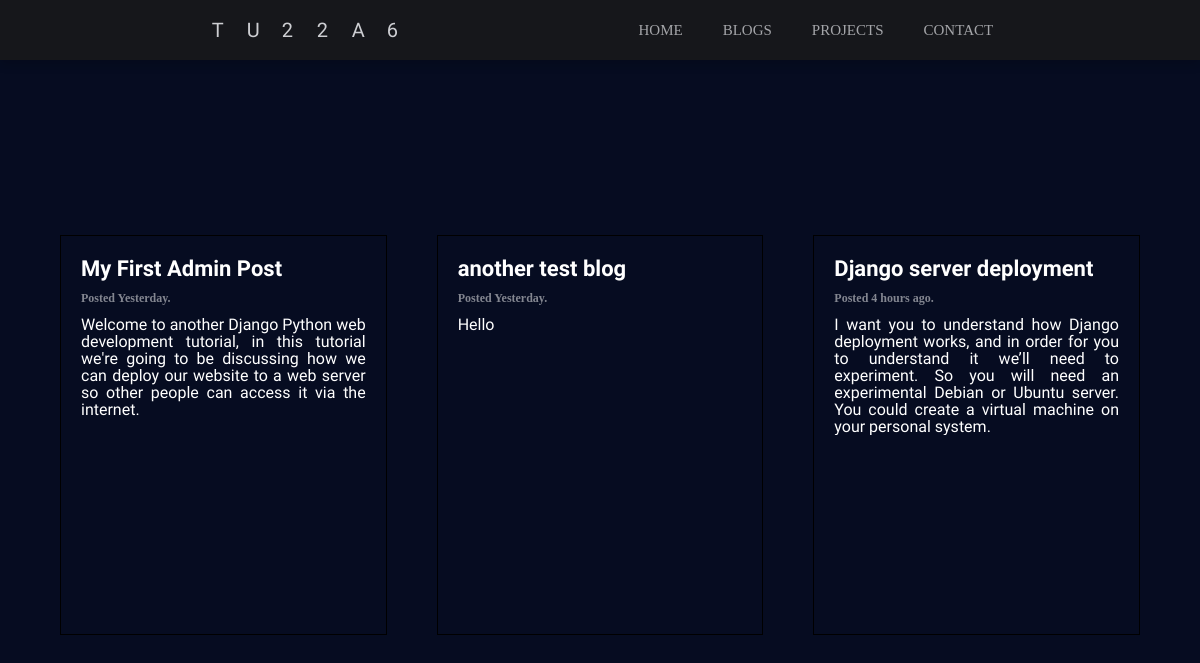
Screenshot of /blog/ with the database file from the repository.
### TestApp/models.py (models this page shows, shortened)
class Post(models.Model):
    title = models.CharField( max_length=200)
    preface = models.CharField(max_length=500, default="Hello")
    content = models.TextField()
    date_posted = models.DateTimeField( auto_now=False, auto_now_add=True)
    post_category=models.ForeignKey(PostCategory,default=0,verbose_name="Categories",on_delete=models.SET_DEFAULT)
    post_slug = models.SlugField(max_length=100)
    def whenpublished(self):
        now = timezone.now()
        diff= now - self.date_posted
        if diff.days == 0 and diff.seconds >= 0 and diff.seconds < 60:
            seconds= diff.seconds
            return "Just now."
        if diff.days == 0 and diff.seconds >= 60 and diff.seconds < 3600:
            minutes= math.floor(diff.seconds/60)
            if minutes == 1:
                return "A minute ago."
            else:
                return str(minutes) + " minutes ago."
        if diff.days == 0 and diff.seconds >= 3600 and diff.seconds < 86400:
            hours= math.floor(diff.seconds/3600)
            if hours == 1:
                return "An hour ago."
            else:
                return str(hours) + " hours ago."
        if diff.days >= 1 and diff.days < 30:
            days= diff.days
            if days == 1:
                return "Yesterday. "
            else:
                return str(days) + " days ago."
        if diff.days >= 30 and diff.days < 365:
            return self.date_posted

### TestApp/views.py (the view)
# urls.py: path('blog/', views.blog, name='Site-Blog'),
def blog(request):
    context={
        'posts':Post.objects.all()
    }
    return render(request, 'TestApp/blog.html', context)

### TestApp/templates/TestApp/blog.html (shortened to what this page needs)
{% extends 'TestApp/base.html' %}
{% load staticfiles %}
{% block style %}
<link rel="stylesheet" type="text/css" href="{% static 'css/bg.css'%}">
{% endblock style %}
{% block content %}
    <div class= "container">
        {% for post in posts %}
            <div class="box">
                <div class="content">
                    <h3>{{post.title}}</h3>
                    <h5> Posted {{post.whenpublished}}</h3>
                    <div class="text">
                        <p> {{post.preface}}</p>
                    </div>
                </div>
            </div>
        {% endfor %}
    </div>
{% endblock content %}

### TestApp/templates/TestApp/base.html (shortened to what this page needs)
{% load staticfiles %}
<!DOCTYPE html>
<html lang="en">
<head>
    {% block style %}
    {% endblock style %}
</head>
<body>
    <header>
        <nav>
            <a href="/" class="tushar">
                <span class="nbr ltr">-</span>
                <span class="nbr ltr">-</span>
                <span class="nbr ltr">-</span>
                <span class="nbr ltr">-</span>
                <span class="nbr ltr">-</span>
                <span class="nbr ltr">-</span>
            </a>
            <ul>
                <li class="nav-item">
                    <a href="{% url 'Site-Home' %}" class="nav-link" data-text="Home">Home</a>
                </li>
                <li class="nav-item">
                    <a href="{% url 'Site-Blog' %}" class="nav-link" data-text="Blogs">Blogs</a>
                </li>
                <li class="nav-item">
                    <a href="#" class="nav-link" data-text="Projects">Projects</a>
                </li>
                <li class="nav-item">
                    <a href="{% url 'Site-Contact' %}" class="nav-link" data-text="Contact">Contact</a>
                </li>
            </ul>
        </nav>
    </header>
    {% block content %}
    {% endblock content %}
</body>
</html>

### TestApp/static/css/bg.css (style rules this page uses)
*, *:before, *:after { margin: 0; padding: 0; box-sizing: border-box; }
html { font-size: 10px; }
body { background: #060c21; display: flex; justify-content: center; align-items: center; min-height: 100vh; }
header { width: 100%; height: 10vh; position: fixed; top: 0; z-index: 999; }
.container { margin-top: 70px; position: relative; width: 90%; display: grid; grid-template-columns: repeat(auto-fill, minmax(250px,1fr)); grid-template-rows: auto; grid-gap: 50px 50px; }
.container .box { position: relative; height: 400px; background: #060c21; justify-content: center; align-items: center; border: 1px solid #000000; }
.container .box::before { content: ''; position: absolute; top: -2px; left: -2px; right: -2px; bottom: -2px; transform: skew(2deg,2deg); z-index: -1; animation: animate 20s ease-in-out infinite; }
.content { position: relative; padding: 20px; }
.box .content h5 { margin: 0 0 10px; padding: 0; color: rgba(255,255,255,0.5); font-family: 'Lustria', serif; font-size:12px; }
.box .content h3 { margin: 0 0 10px; padding: 0; font-size: 22px ; color: #fff; font-family: 'Jaldi', sans-serif; }
.box .content p { color: #fff; font-size: 16px; font-family: 'Aclonica', sans-serif; overflow: hidden; text-overflow: ellipsis; display: -webkit-box; line-height: 17px; max-height: 300px; -webkit-line-clamp: 14; -webkit-box-orient: vertical; text-align: justify;; }
nav { width: 100%; height: 60px; height: 60px; height: 60px; height: 60px; height: 6rem; line-height: 60px; line-height: 60px; line-height: 60px; line-height: 60px; line-height: 6rem; display: -webkit-box; display: -ms-flexbox; display: flex; -webkit-box-pack: space-evenly; -ms-flex-pack: space-evenly; justify-content: space-evenly; text-transform: uppercase; background-color: #1b1b1b; opacity: 0.8; box-shadow: 0 .5rem 1rem rgba(0, 0, 0, .2); overflow: hidden; }
a { text-decoration: none; }
.tushar { font-size: 20px; font-size: 20px; font-size: 20px; font-size: 2rem; font-family: 'Aclonica', sans-serif; color: #fff; padding: 15px; padding: 0 15px; padding: 0 15px; padding: 0 1.5rem; }
.tushar span { width: 30px; display: inline-block; }
nav ul { display: -webkit-box; display: -ms-flexbox; display: flex; list-style: none; }
.nav-link { font-size: 15px; font-size: 15px; font-size: 15px; font-size: 1.5rem; color: #ccc; margin-right: 20px; margin-right: 20px; margin-right: 20px; margin-right: 2rem; padding: 0 10px; padding: 0 10px; padding: 0 10px; padding: 0 1rem; display: block; position: relative; -webkit-transform-style: preserve-3d; transform-style: preserve-3d; -webkit-transform-origin: top; transform-origin: top; -webkit-transition: -webkit-transform 650ms; transition: -webkit-transform 650ms; transition: transform 650ms; transition: transform 650ms, -webkit-transform 650ms }
.nav-item:last-child .nav-link { margin-right: 0; }
.nav-link:after { background-color: #838383; content: attr(data-text); position: absolute; left: 0; bottom: -100%; padding: inherit; color: #1b1b1b; -webkit-transform: rotateX(-90deg); transform: rotateX(-90deg); -webkit-transform-origin: top; transform-origin: top; }
.nav-item:nth-child(odd) { -webkit-animation: up 1s forwards; animation: up 1s forwards; }
.nav-item:nth-child(even) { -webkit-animation: down 1s forwards; animation: down 1s forwards; }

### rows the page displays
Post: title "My First Admin Post", whenpublished "Yesterday.", preface "Welcome to another Django Python web development tutorial, in this tutorial we're going to be discussing how we can deploy our website to a web server so other people can access it via the internet."
Post: title "another test blog", whenpublished "Yesterday.", preface "Hello"
Post: title "Django server deployment", whenpublished "4 hours ago.", preface "I want you to understand how Django deployment works, and in order for you to understand it we’ll need to experiment. So you will need an experimental Debian or Ubuntu server. You could create a virtual machine on your personal system."
